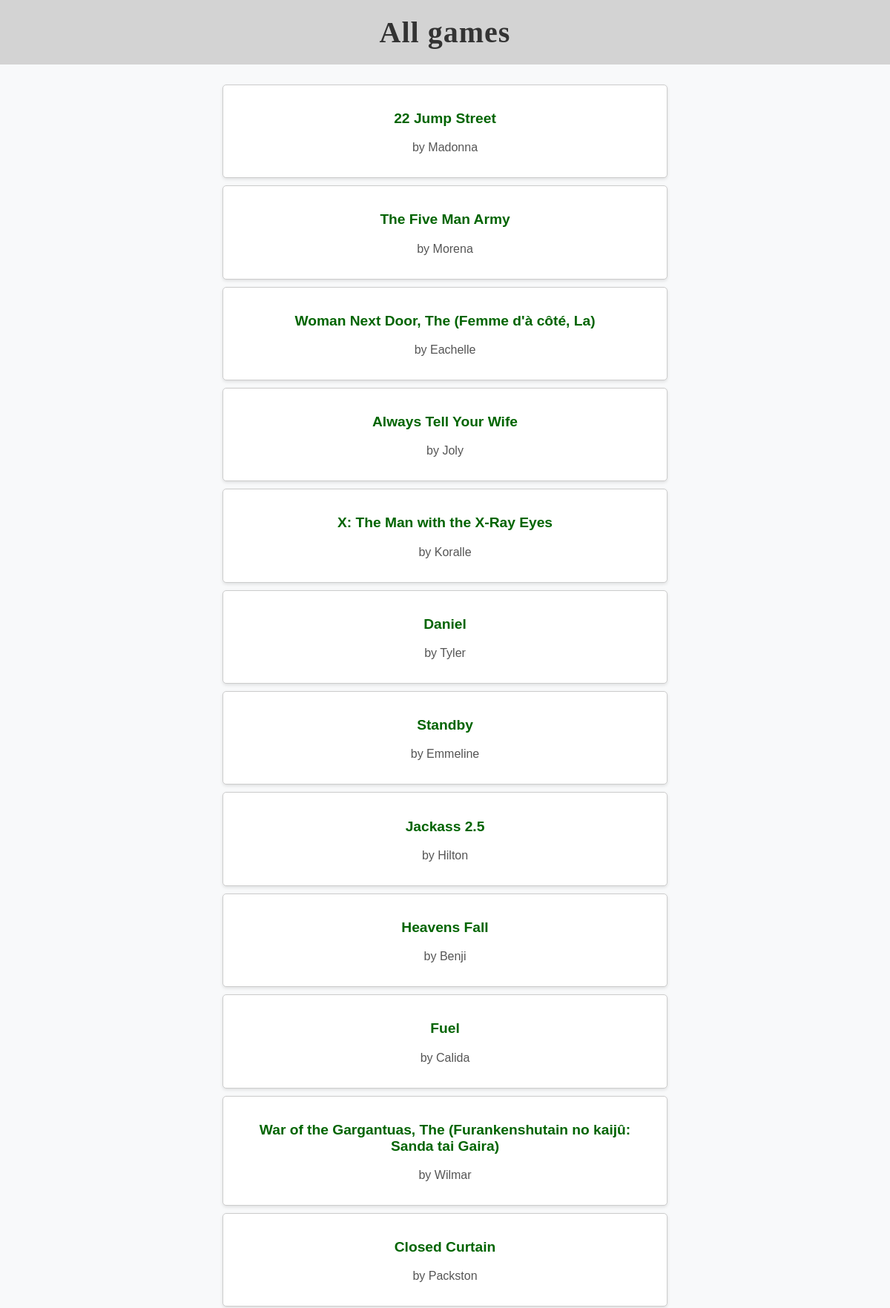
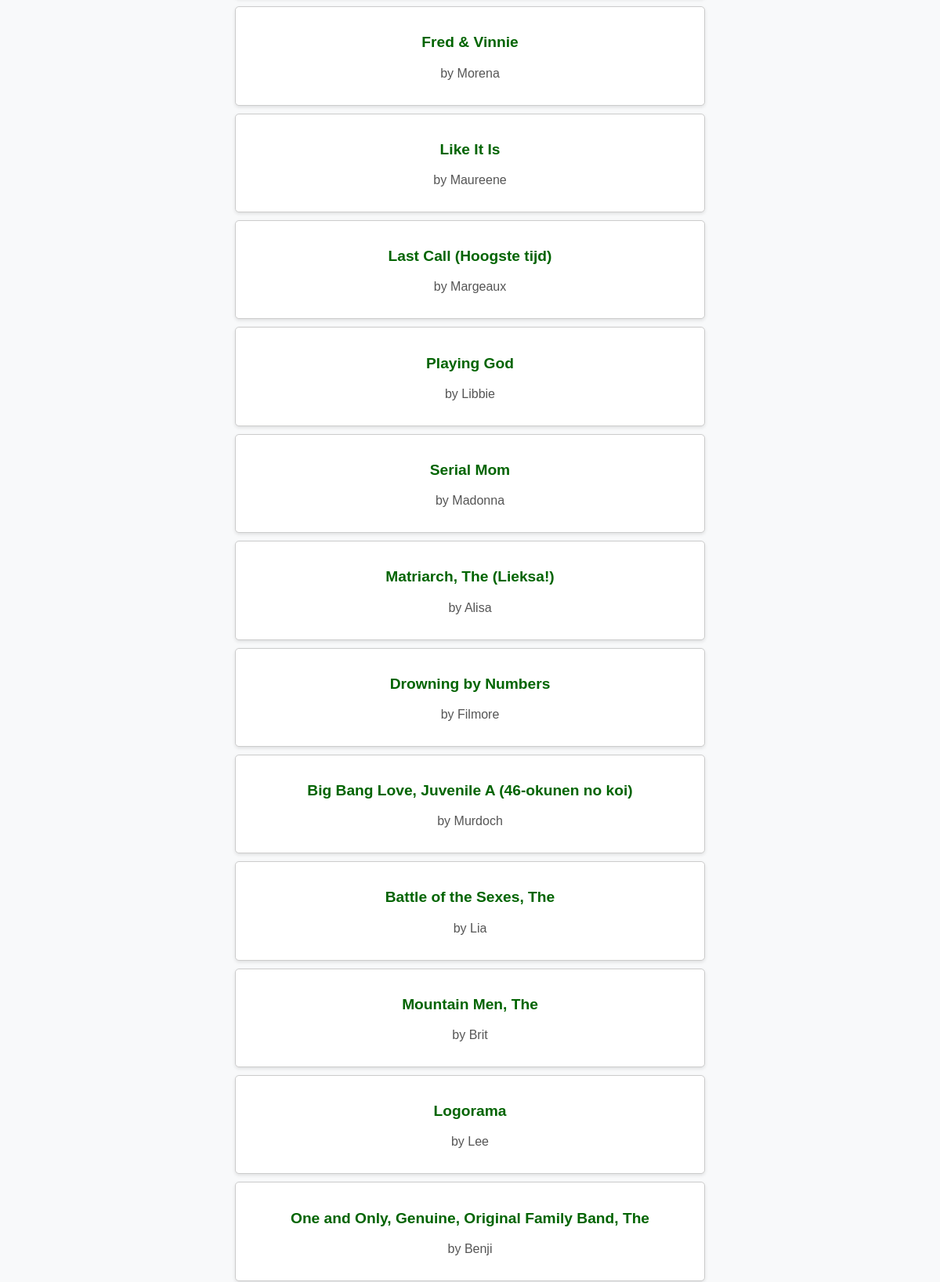
/books/list_games/ (upper part), run on the app's committed database (2 pictures, top to bottom).
### apps/bookmodule/models.py (models this page shows)
class Game(models.Model):
    title = models.CharField(max_length=100)
    devolper = models.ForeignKey(Devolper, on_delete=models.CASCADE)

class Devolper(models.Model):
    name = models.CharField(max_length=100)

### apps/bookmodule/views.py (the view)
# urls.py: path('list_games/', views.list_games,name= "books.list_games"),
def list_games(request):
    games=Game.objects.all()
    return render(request, "list_games.html",{'games':games} )

### apps/templates/list_games.html (shortened to what this page needs)
{% extends "layouts/base.html" %}
{% load static %}
{% block content %}
<h1>All games</h1>
{% if games %}
<ul>
    {% for game in games %}
    <li>
        <p class="game-title">{{ game.title }}</p>
        <p class="game-developer">by {{ game.devolper.name }}</p>
    </li>
    {% endfor %}
</ul>
{% else %}
<p class="no-games">No games available</p>
{% endif %}
{% endblock content %}

### apps/templates/layouts/base.html (shortened to what this page needs)
<!DOCTYPE html>
<html>
{% load static %}
<head>
    <link rel="stylesheet" type="text/css" href="{% static 'css/styles.css' %}">
</head>
<body>
    {% block content %} {% endblock content %}
</body>
</html>

### apps/static/styles.css (style rules this page uses)
body { font-family: Arial, sans-serif; background-color: #f8f9fa; margin: 0; padding: 0; }
h1 { text-align: center; color: #333; }
p { text-align: center; color: #555; }

### apps/templates/list_games.html (style rules this page uses)
body { font-family: "Arial", sans-serif; background-color: #f8f9fa; color: #333; margin: 0; padding: 0; }
h1 { background-color: #d3d3d3; color: #333; padding: 20px; text-align: center; font-size: 2.5em; font-weight: bold; margin-top: 0; font-family: "Georgia", serif; letter-spacing: 1px; }
ul { list-style-type: none; padding: 0; margin: 20px auto; max-width: 600px; }
li { background-color: #fff; padding: 15px 20px; margin-bottom: 10px; border: 1px solid #ccc; border-radius: 5px; box-shadow: 0px 2px 4px rgba(0, 0, 0, 0.1); transition: background-color 0.3s ease; }
.game-title { font-size: 1.2em; font-weight: bold; color: #006400; text-decoration: none; transition: color 0.3s ease; }
.game-developer { font-size: 1em; color: #555; margin-top: 5px; }

### data on the page
Game: title "22 Jump Street", devolper.name "Madonna"
Game: title "The Five Man Army", devolper.name "Morena"
Game: title "Woman Next Door, The (Femme d'à côté, La)", devolper.name "Eachelle"
Game: title "Always Tell Your Wife", devolper.name "Joly"
Game: title "X: The Man with the X-Ray Eyes", devolper.name "Koralle"
Game: title "Daniel", devolper.name "Tyler"
Game: title "Standby", devolper.name "Emmeline"
Game: title "Jackass 2.5", devolper.name "Hilton"
Game: title "Heavens Fall", devolper.name "Benji"
Game: title "Fuel", devolper.name "Calida"
Game: title "War of the Gargantuas, The (Furankenshutain no kaijû: Sanda tai Gaira)", devolper.name "Wilmar"
Game: title "Closed Curtain", devolper.name "Packston"
Game: title "Fred & Vinnie", devolper.name "Morena"
Game: title "Like It Is", devolper.name "Maureene"
Game: title "Last Call (Hoogste tijd)", devolper.name "Margeaux"
Game: title "Playing God", devolper.name "Libbie"
Game: title "Serial Mom", devolper.name "Madonna"
Game: title "Matriarch, The (Lieksa!)", devolper.name "Alisa"
Game: title "Drowning by Numbers", devolper.name "Filmore"
Game: title "Big Bang Love, Juvenile A (46-okunen no koi)", devolper.name "Murdoch"
Game: title "Battle of the Sexes, The", devolper.name "Lia"
Game: title "Mountain Men, The", devolper.name "Brit"
Game: title "Logorama", devolper.name "Lee"
Game: title "One and Only, Genuine, Original Family Band, The", devolper.name "Benji"
